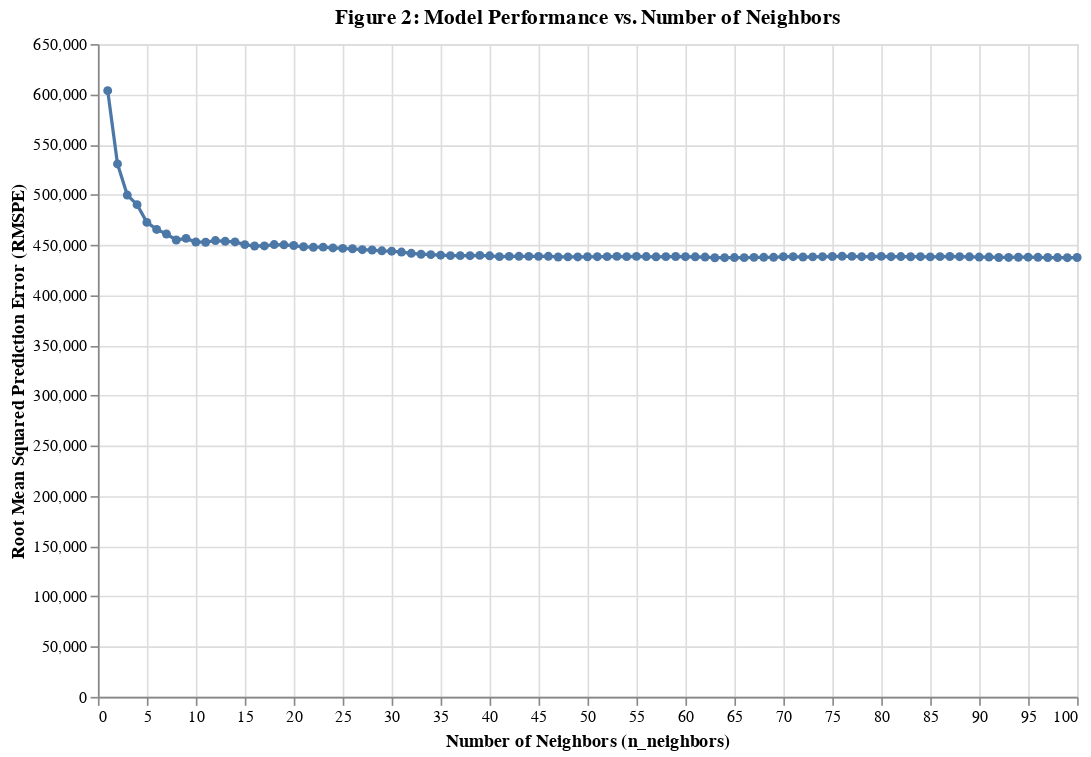

The cell this chart's notebook holds for it:
### Markdown cell above
To provide a clear visual representation of how the number of neighbors affects the K-Nearest Neighbors regression model's accuracy, we plotted the Root Mean Squared Prediction Error (RMSPE) against varying values of `n_neighbors`. This graph is often insturmental in identifying the optimal number of neighbors to use in order to strike a balance between model complexity and predictive performance.

### Code cell
# Converting our mean test scores to positive for easy visualization
home_results['mean_test_score'] = home_results['mean_test_score'].abs()

# Plotting the test score against each K value
chart = alt.Chart(home_results).mark_line(point=True).encode(
    x=alt.X('param_kneighborsregressor__n_neighbors', title='Number of Neighbors (n_neighbors)'),
    y=alt.Y('mean_test_score', title='Root Mean Squared Prediction Error (RMSPE)'),
    tooltip=['param_kneighborsregressor__n_neighbors', 'mean_test_score']
).properties(
    title='Figure 2: Model Performance vs. Number of Neighbors',
    width=600,
    height=400
)

#display our chart
chart
